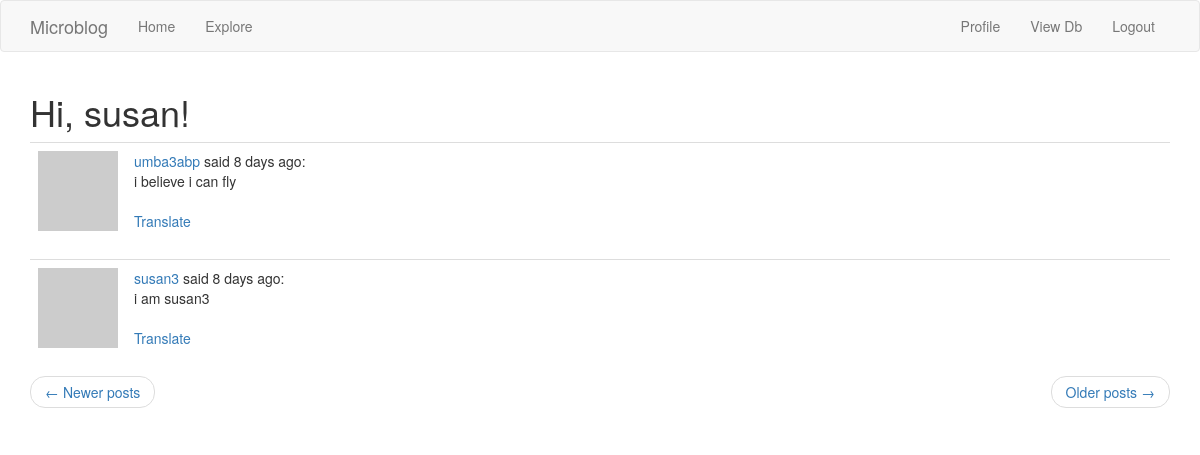
The app's page /explore?page=3 (signed in) with its own data.
### app/models.py (models this page shows, shortened)
class User(UserMixin, db.Model):
    id = db.Column(db.Integer, primary_key=True)
    username = db.Column(db.String(64), index=True, unique=True)
    email = db.Column(db.String(120), index=True, unique=True)
    password_hash = db.Column(db.String(128))
    fav_animal = db.Column(db.String(128)) #added later during migration
    about_me = db.Column(db.String(140))
    last_seen = db.Column(db.DateTime, default=datetime.utcnow)
    posts = db.relationship('Post', backref='author', lazy='dynamic')
    followed = db.relationship(
        'User', secondary=followers, #User is the right side entity in the relation, left side = parent class (obv self referential)
        primaryjoin=(followers.c.follower_id == id), #how we link LHS of followers table with Users
        secondaryjoin=(followers.c.followed_id == id), #how we link RHS of followers table with Users
        backref=db.backref('followers', lazy='dynamic'), #indicates how the rel-ship is accessed from RHS
        lazy='dynamic' #lazy population both from LHS (this line) and RHS (prev line)
    )
    @login.user_loader
    def load_user(id):
        return User.query.get(int(id))
    def avatar(self, size):
        digest = md5(self.email.lower().encode('utf-8')).hexdigest()
        return 'https://www.gravatar.com/avatar/{}?d=identicon&s={}'.format(
            digest, size)

class Post(db.Model):
    id = db.Column(db.Integer, primary_key=True)
    body = db.Column(db.String(140))
    timestamp = db.Column(db.DateTime, index=True, default=datetime.utcnow)
    user_id = db.Column(db.Integer, db.ForeignKey('user.id'))
    language = db.Column(db.String(5))

### app/routes.py (the view)
@app.route('/explore')
@login_required
def explore():
    page = request.args.get('page', 1, type=int)
    posts = Post.query.order_by(Post.timestamp.desc()).paginate(
        page, app.config['POSTS_PER_PAGE'], False)
    next_url = url_for('explore', page=posts.next_num) if posts.has_next else None
    prev_url = url_for('explore', page=posts.prev_num) if posts.has_prev else None
    return render_template("index.html", title='Explore', posts=posts.items,
                          next_url=next_url, prev_url=prev_url)

### app/routes.py (called while the page is built)
@app.before_request
def before_request():
    if current_user.is_authenticated:
        current_user.last_seen = datetime.utcnow() #always use UTC, otherwise the times will display differently depending on your location
        db.session.commit()

### app/templates/index.html (shortened to what this page needs)
{% extends "base.html" %}
{% import 'bootstrap/wtf.html' as wtf %}
{% block app_content %}
    <h1>Hi, {{ current_user.username }}!</h1>
    {% for post in posts %}
        {% include '_post.html' %}
    {% endfor %}
    <nav aria-label="...">
        <ul class="pager">
            <li class="previous{% if not prev_url %} disabled{% endif %}">
                <a href="{{ prev_url or '#' }}">
                    <span aria-hidden="true">&larr;</span> Newer posts
                </a>
            </li>
            <li class="next{% if not next_url %} disabled{% endif %}">
                <a href="{{ next_url or '#' }}">
                    Older posts <span aria-hidden="true">&rarr;</span>
                </a>
            </li>
        </ul>
    </nav>
{% endblock %}

### app/templates/_post.html
    <table class="table table-hover">
        <tr>
            <td width="70px">
                <a href="{{ url_for('user', username=post.author.username) }}">
                    <img src="{{ post.author.avatar(70) }}" />
                </a>
            </td>
            <td>
                <a href="{{ url_for('user', username=post.author.username) }}">
                    {{ post.author.username }}
                </a>
                said {{ moment(post.timestamp).fromNow() }}:
                <br>
                <span id="post{{ post.id }}">{{ post.body }}</span>
                <br><br>
                <span id="translation{{ post.id }}">
                    <a href="javascript:translate(
                                '#post{{ post.id }}',
                                '#translation{{ post.id }}',
                                '{{ post.language }}',
                                '{{ g.locale }}');">Translate</a>
                </span>
            </td>
        </tr>
    </table>

### records on screen
User: username "susan"
Post: author.username "umba3abp", timestamp "8 days ago", body "i believe i can fly"
Post: author.username "susan3", timestamp "8 days ago", body "i am susan3"
